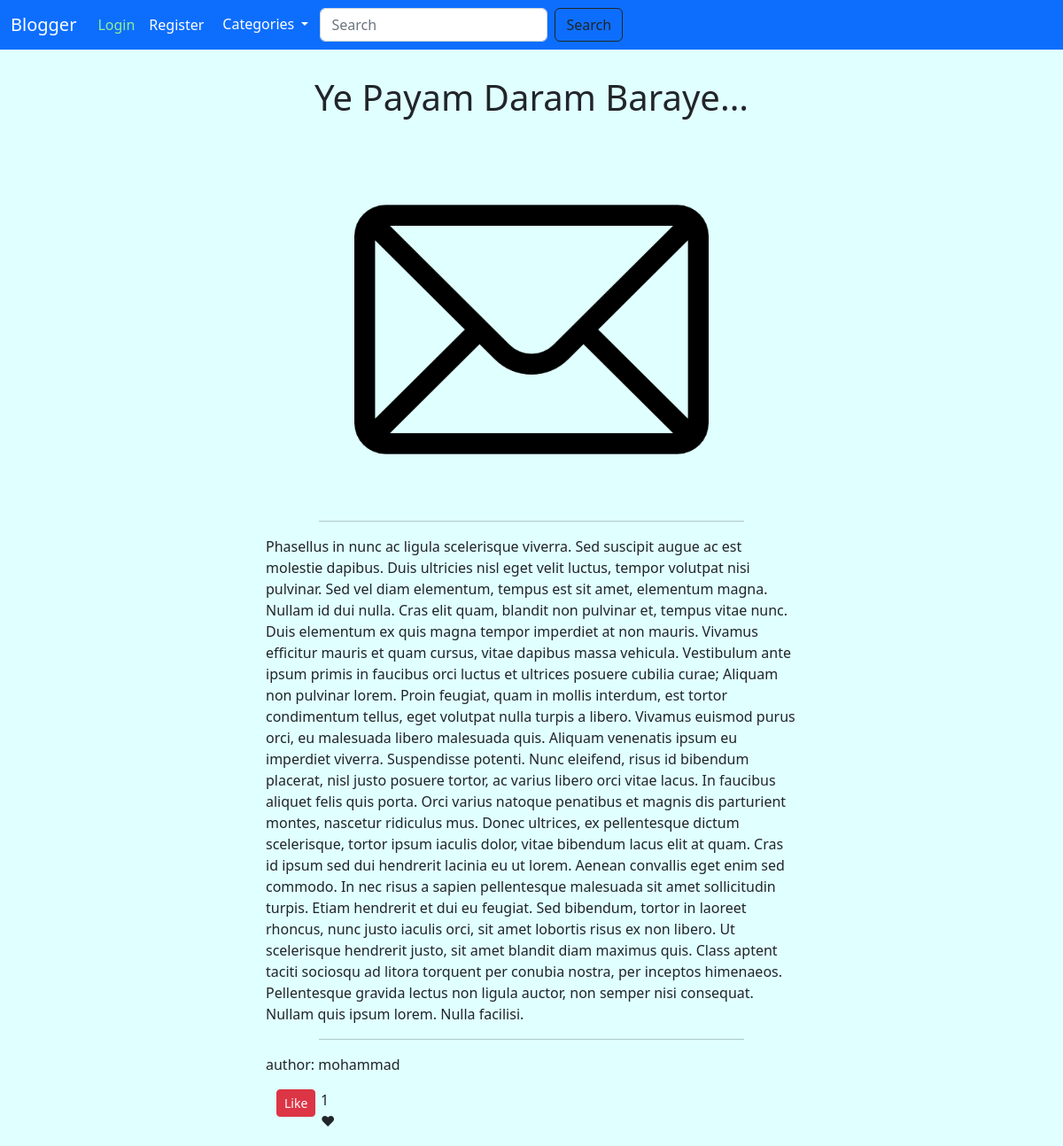
The page /blog/ye_payam/ on the database its author committed.
### blog/models.py (models this page shows, shortened)
class Blog(models.Model):
    slug = models.CharField(max_length=500, unique=True)
    created_on = models.DateTimeField(auto_now_add=True)
    author = models.ForeignKey(User, on_delete=models.CASCADE)
    title = models.CharField(max_length=150)
    body = models.TextField(max_length=4000)
    category = models.ForeignKey(
        Category, on_delete=models.PROTECT, null=False)
    image = models.ImageField(default='kiaei.jpg',
                              upload_to='blog_pictures')
    likes = models.ManyToManyField(User, related_name='blog_posts')
    def total_likes(self):
        return self.likes.count()

### blog/views.py (the view)
# urls.py: path('blog/<str:slug>/', views.details, name='details'),
def details(request, slug):
    blog = Blog.objects.get(slug=slug)
    context = {
        'blog': blog,
    }
    return render(request, 'blog/details.html', context)

### blog/templates/blog/details.html (shortened to what this page needs)
{% extends 'blog/base.html' %}
{% block body %}
    <h1>{{ blog.title }}</h1>
    <img style="  display: block; margin-left: auto; margin-right: auto;" class="rounded" width="400px" height="400px"
         src="{{ blog.image.url }}" alt="">
    <hr style="margin-left: 30%; margin-right: 30%;">
    <p style="padding-left: 25%; padding-right: 25%;">{{ blog.body }}</p>
    <hr style="margin-left: 30%; margin-right: 30%;">
    <p style="padding-left: 25%; padding-right: 25%;">author: {{ blog.author }}</p>
    <form action="{% url 'blog:like' blog.slug %}" method="post">
        <div style="margin-left: 25%; margin-right: 25%;" class="row">
            <div class="col-md-1">
                <button type="submit" name='blog_slug'
                        value="{{ blog.slug }}"
                        class="btn btn-danger btn-sm">Like
                </button>
            </div>
            <div class="col-md-1">
                <p>{{ blog.total_likes }} ❤</p>
            </div>
        </div>
    </form>
{% endblock body %}

### blog/static/blog/style.css (style rules this page uses)
h1 { text-align: center; padding: 30px; }
body { background-color: lightcyan; }

### rows shown on the page
Blog: title "Ye Payam Daram Baraye...", image (picture), body "Phasellus in nunc ac ligula scelerisque viverra. Sed suscipit augue ac est molestie dapibus. Duis ultricies nisl eget velit luctus, tempor volutpat nisi pulvinar. Sed vel diam elementum, tempus est sit amet, elementum magna. Nullam id dui nulla. Cras elit quam, blandit non pulvinar et, tempus vitae nunc. Duis elementum ex quis magna tempor imperdiet at non mauris. Vivamus efficitur mauris et quam cursus, vitae dapibus massa vehicula. Vestibulum ante ipsum primis in faucibus orci luctus et ultrices posuere cubilia curae; Aliquam non pulvinar lorem. Proin feugiat, quam in mollis interdum, est tortor condimentum tellus, eget volutpat nulla turpis a libero. Vivamus euismod purus orci, eu…", author "mohammad", total_likes "1"
